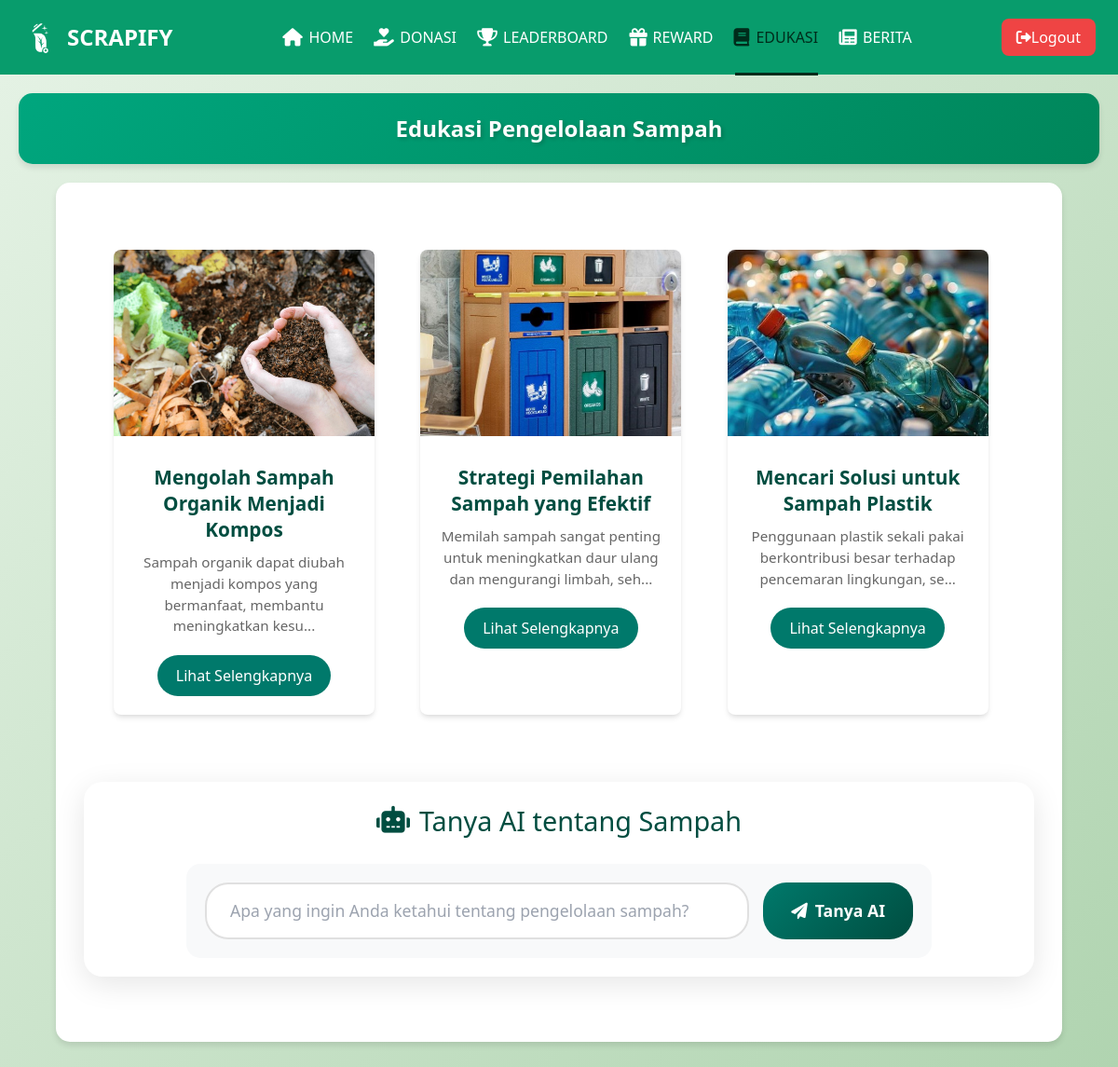
The app's page /member-edukasi.php with its own data.
### tables this page shows
CREATE TABLE `edukasi` (
  `id` int(11) NOT NULL,
  `judul` varchar(255) NOT NULL,
  `isi` text NOT NULL,
  `gambar` varchar(255) NOT NULL,
  `tanggal` date NOT NULL,
  `penulis` varchar(35) NOT NULL
);

### html/member-edukasi.php (the view, shortened to what this page needs)
<?php
include "koneksi.php";
$sql = "SELECT * FROM edukasi";
$result = $conn->query($sql);
?>
<!DOCTYPE html>
<html lang="id">
<head>
    <link rel="stylesheet" href="https://cdnjs.cloudflare.com/ajax/libs/font-awesome/6.0.0/css/all.min.css">
</head>
<body>
    <?php include 'member-navbar.php'; ?>
    <div class="hero-banner">
        <h1>Edukasi Pengelolaan Sampah</h1>
    </div>
    <main>
    <div class="article-grid grid grid-cols-1 sm:grid-cols-2 lg:grid-cols-3 gap-8 p-8">
    <?php
        if ($result->num_rows > 0) {
            while ($row = $result->fetch_assoc()) {
                $gambar = $row['gambar'];
                $judul = $row['judul'];
                $deskripsi = $row['isi'];
                $ringkasan = substr($deskripsi, 0, 100) . '...';
        ?>
            <div class="article-box bg-white rounded-lg shadow-md overflow-hidden">
                <img src="uploads/<?php echo $gambar; ?>" alt="<?php echo $judul; ?>" class="w-full h-48 object-cover">
                <div class="article-content">
                    <h3 class="text-xl font-semibold mb-2"><?php echo $judul; ?></h3>
                    <p class="text-gray-600 mb-4"><?php echo $ringkasan; ?></p>
                    <button class="read-more-btn" onclick="openModal('<?php echo $row['id']; ?>')">Lihat Selengkapnya</button>
                </div>
            </div>
        <?php
            }
        } else {
            echo "<p class='col-span-full text-center'>Tidak ada artikel.</p>";
        }
        ?>
    </div>
        <div class="ai-section">
            <h2><i class="fas fa-robot"></i> Tanya AI tentang Sampah</h2>
            <div class="input-container">
                <input type="text" id="question"
                    placeholder="Apa yang ingin Anda ketahui tentang pengelolaan sampah?" />
                <button onclick="getAnswer()"><i class="fas fa-paper-plane"></i> Tanya AI</button>
            </div>
        </div>
    </main>
</body>
</html>

### html/member-edukasi.php (style rules this page uses)
body { font-family: "Roboto", sans-serif; margin: 0; padding: 0; background: linear-gradient(135deg, #e6f3e6 0%, #b0d4b0 100%); color: #333; min-height: 100vh; display: flex; flex-direction: column; }
.hero-banner { background: linear-gradient(135deg, #00A67E, #00865A); padding: 20px 10px; text-align: center; border-radius: 15px; margin: 20px; box-shadow: 0 4px 6px rgba(0, 0, 0, 0.1); }
.hero-banner h1 { color: white; font-size: 1.5rem; font-weight: 700; margin: 0; text-shadow: 2px 2px 4px rgba(0, 0, 0, 0.2); }
main { margin-top: 0px; background: white; padding: 30px; border-radius: 15px; box-shadow: 0 4px 6px rgba(0, 0, 0, 0.1); width: 90%; max-width: 1200px; margin-left: auto; margin-right: auto; margin-bottom: 30px; text-align: center; animation: fadeIn 1.2s ease; }
.article-grid { display: flex; justify-content: center; gap: 30px; margin: 10px 0 40px; flex-wrap: wrap; }
.article-box { background-color: white; border-radius: 5px; box-shadow: 0 4px 12px rgba(0, 0, 0, 0.1); width: calc(33.33% - 40px); min-width: 280px; max-width: 350px; overflow: hidden; transition: transform 0.3s ease, box-shadow 0.3s ease; }
.article-box img { width: 100%; height: 200px; object-fit: cover; }
.article-content { padding: 20px; }
.article-box h3 { color: #004d40; font-size: 1.3rem; margin: 10px 0; }
.article-box p { color: #666; font-size: 0.95rem; line-height: 1.5; margin-bottom: 20px; }
.read-more-btn { background-color: #00796b; color: white; padding: 10px 20px; border: none; border-radius: 25px; cursor: pointer; font-weight: 500; transition: background-color 0.3s ease; }
.ai-section { background: white; padding: 20px; border-radius: 20px; margin: 40px auto 40px; width: 100%; max-width: 1090px; box-shadow: 0 8px 32px rgba(0, 0, 0, 0.1); position: relative; z-index: 2; }
.ai-section h2 { color: #004d40; font-size: 1.8rem; margin-bottom: 25px; display: flex; align-items: center; justify-content: center; gap: 10px; }
.input-container { display: flex; gap: 15px; max-width: 800px; margin: 0 auto; padding: 20px; background: #f8f9fa; border-radius: 15px; transition: transform 0.3s ease; }
.input-container input { flex: 1; padding: 15px 25px; border: 2px solid #e0e0e0; border-radius: 25px; font-size: 1.1rem; transition: all 0.3s ease; }
.input-container button { padding: 15px 30px; background: linear-gradient(135deg, #00796b, #004d40); color: white; border: none; border-radius: 25px; font-weight: 600; font-size: 1.1rem; cursor: pointer; transition: all 0.3s ease; display: flex; align-items: center; gap: 8px; }

### html/member-navbar.php (style rules this page uses)
html { scroll-behavior: smooth; }

### records on screen
edukasi: gambar (picture), judul "Mengolah Sampah Organik Menjadi Kompos", isi "Sampah organik dapat diubah menjadi kompos yang bermanfaat, membantu meningkatkan kesu..."
edukasi: gambar (picture), judul "Strategi Pemilahan Sampah yang Efektif", isi "Memilah sampah sangat penting untuk meningkatkan daur ulang dan mengurangi limbah, seh..."
edukasi: gambar (picture), judul "Mencari Solusi untuk Sampah Plastik", isi "Penggunaan plastik sekali pakai berkontribusi besar terhadap pencemaran lingkungan, se..."
